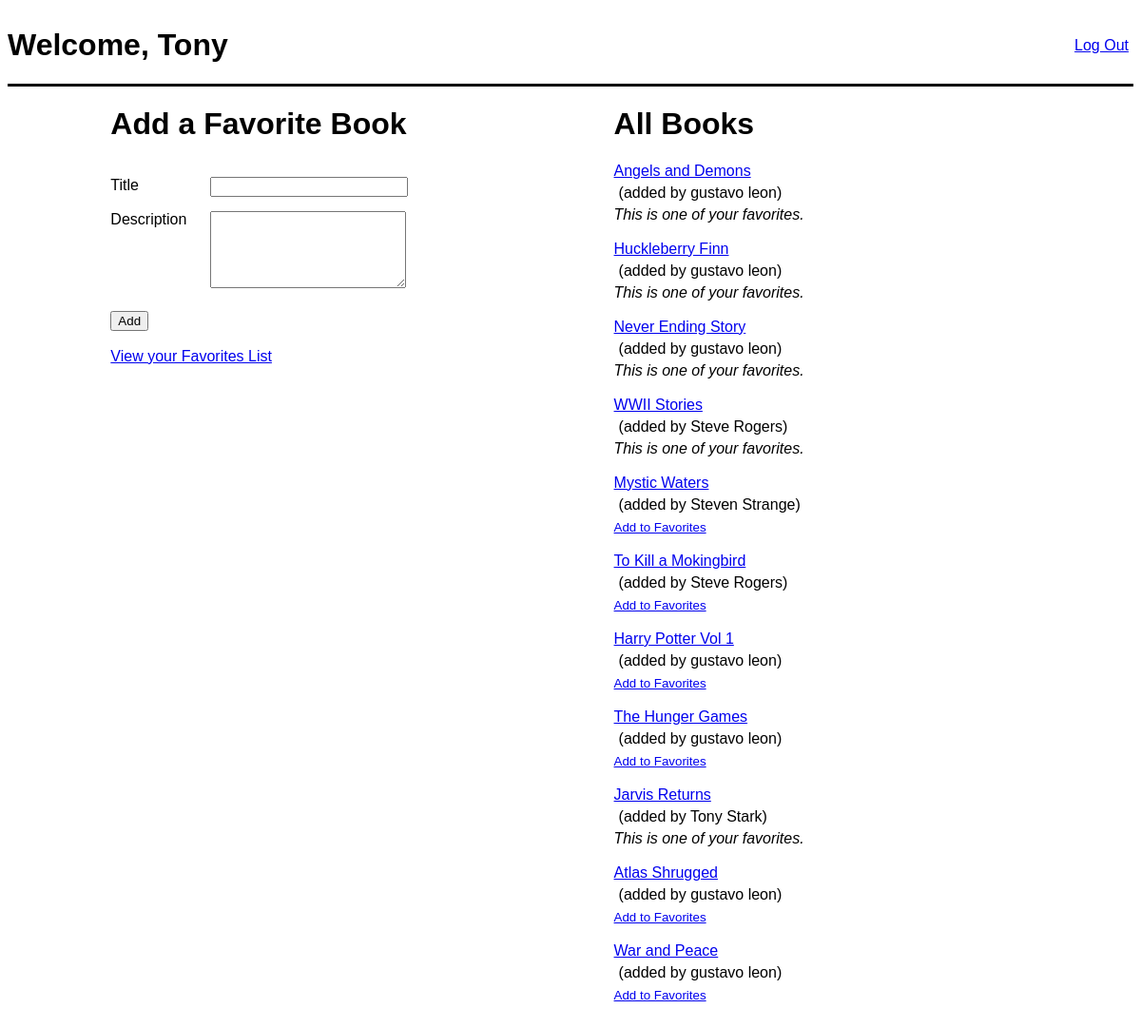
The page /books/ (signed in) on the database its author committed.
### login_app/models.py (models this page shows)
class Users(models.Model):
    first_name = models.CharField(max_length=255)
    last_name = models.CharField(max_length=255)
    email = models.EmailField()
    password_hash = models.CharField(max_length=255)
    created_at = models.DateTimeField(auto_now_add=True)
    modified_at = models.DateTimeField(auto_now=True)
    objects = UserManager()

### books_app/models.py (models this page shows)
class Books(models.Model):
    title = models.CharField(max_length=255)
    description = models.TextField()
    created_at = models.DateTimeField(auto_now_add=True)
    modified_at = models.DateTimeField(auto_now=True)
    uploaded_by = models.ForeignKey(Users, related_name="books_uploaded",on_delete=models.CASCADE)
    users_who_like = models.ManyToManyField(Users, related_name="liked_books")
    objects = BookManager()

### books_app/views.py (the view)
# urls.py: path('', views.index),
def index(request):
    request.session['updated_message'] = ""
    context={
        'books': Books.objects.all(),
        'user': Users.objects.get(id=request.session['user_id'])
    }
    return render(request, 'book_index.html', context)

### books_app/templates/book_index.html (shortened to what this page needs)
<!DOCTYPE html>
<html lang="en">
<head>
    {% load static %}
    <link rel="stylesheet" href="{% static 'css/style2.css' %}">
</head>
<body>
    <div id="canvas">
        <div id="header">
            <h1>Welcome, {{request.session.name}}</h1>
            <a href="/logout">Log Out</a>
        </div>
        <div id="content">
            <div id="add">
                <h1>Add a Favorite Book</h1>
                <form action="/books/add" method="post">
                    <label class="label-col">Title</label>
                    <input class="input-col" type="text" name="title"><br>
                    <label class="label-col">Description</label>
                    <textarea class="input-col" name="description" cols="1" rows="5"></textarea><br>
                    <input type="submit" value="Add" class="button">
                </form><br>
                <a href="/books/user_favorites">View your Favorites List</a>
            </div>
            <div id="book_list">
                <h1>All Books</h1>
                {% for book in books %}
                    <a class="book_link" href="/books/{{book.id}}">{{book.title}}</a><br>
                    <p class="book_details">(added by {{book.uploaded_by.first_name}} {{book.uploaded_by.last_name}})</p>
                    {% if user in book.users_who_like.all %}
                        <i>This is one of your favorites.</i><br>
                    {% else %}
                        <a class="like" href="/books/{{book.id}}/like">Add to Favorites</a><br>
                    {% endif %}
                    <br>
                {% endfor %}
            </div>
        </div>
    </div>
</body>
</html>

### books_app/static/css/style2.css (style rules this page uses)
* { font-family: Arial, Helvetica, sans-serif; }
#content { width: 80%; display: flex; justify-content: space-around; }
#header { display: flex; justify-content: space-between; border-bottom: 3px solid black; }
#header > a { margin: auto 5px; }
.label-col { display: inline-block; width: 100px; vertical-align: top; margin-top: 15px; }
.input-col { display: inline-block; width: 200px; margin-top: 15px; }
.button { display: flex; margin-top: 20px; text-align: right; }
.book_details { margin: 5px 5px; }
.like { font-size: 10pt; }

### rows shown on the page
Users: session.name "Tony"
Books: title "Angels and Demons", uploaded_by.first_name "gustavo", uploaded_by.last_name "leon", shows "This is one of your favorites."
Books: title "Huckleberry Finn", uploaded_by.first_name "gustavo", uploaded_by.last_name "leon", shows "This is one of your favorites."
Books: title "Never Ending Story", uploaded_by.first_name "gustavo", uploaded_by.last_name "leon", shows "This is one of your favorites."
Books: title "WWII Stories", uploaded_by.first_name "Steve", uploaded_by.last_name "Rogers", shows "This is one of your favorites."
Books: title "Mystic Waters", uploaded_by.first_name "Steven", uploaded_by.last_name "Strange"
Books: title "To Kill a Mokingbird", uploaded_by.first_name "Steve", uploaded_by.last_name "Rogers"
Books: title "Harry Potter Vol 1", uploaded_by.first_name "gustavo", uploaded_by.last_name "leon"
Books: title "The Hunger Games", uploaded_by.first_name "gustavo", uploaded_by.last_name "leon"
Books: title "Jarvis Returns", uploaded_by.first_name "Tony", uploaded_by.last_name "Stark", shows "This is one of your favorites."
Books: title "Atlas Shrugged", uploaded_by.first_name "gustavo", uploaded_by.last_name "leon"
Books: title "War and Peace", uploaded_by.first_name "gustavo", uploaded_by.last_name "leon"
